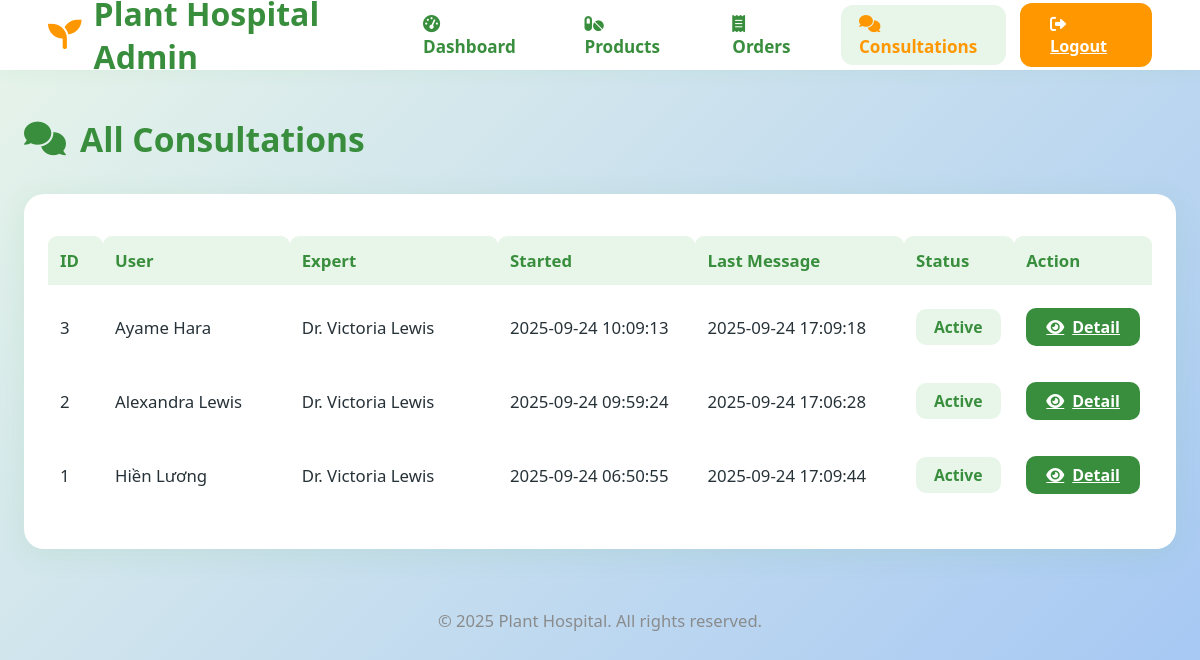
Page /admin/consultations (signed in) on the earlier database version.
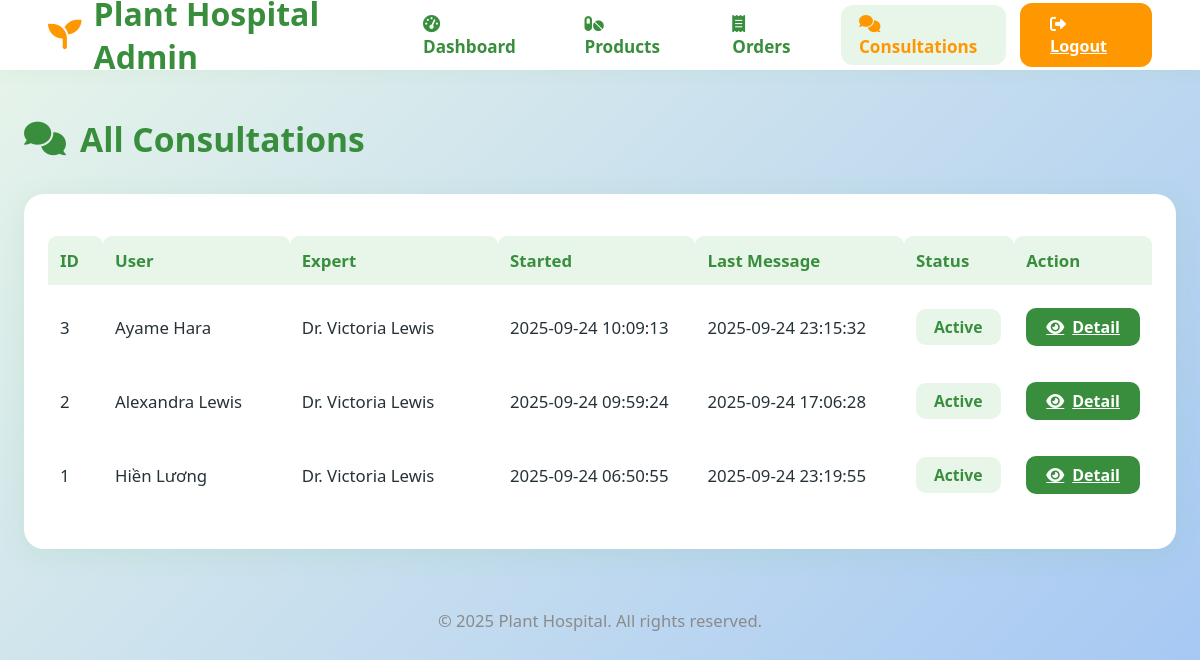
Same page on the later database version.
### tables this page shows
CREATE TABLE chat_session (
    id INTEGER PRIMARY KEY AUTOINCREMENT,
    user_id INTEGER NOT NULL,
    expert_id INTEGER NOT NULL,
    started_at TIMESTAMP DEFAULT CURRENT_TIMESTAMP,
    last_message_at TIMESTAMP DEFAULT CURRENT_TIMESTAMP,
    status TEXT DEFAULT 'active',
    FOREIGN KEY(user_id) REFERENCES user(id),
    FOREIGN KEY(expert_id) REFERENCES experts(id)
);

CREATE TABLE user (
  id INTEGER PRIMARY KEY AUTOINCREMENT,
  username TEXT UNIQUE NOT NULL,
  email TEXT UNIQUE NOT NULL,
  password TEXT NOT NULL,
  created_at TIMESTAMP NOT NULL DEFAULT CURRENT_TIMESTAMP
);

CREATE TABLE experts (
  id INTEGER PRIMARY KEY AUTOINCREMENT,
  name TEXT NOT NULL,
  email TEXT NOT NULL,
  password TEXT NOT NULL,  -- thêm dòng này!
  phone TEXT,
  specialties TEXT,
  bio TEXT,
  avatar TEXT,
  rating REAL DEFAULT 5.0,
  active BOOLEAN DEFAULT 1,
  created_at TIMESTAMP NOT NULL DEFAULT CURRENT_TIMESTAMP
);

### flaskr/admin.py (the view)
@bp.route('/consultations')
@admin_required
def consultations():
    db = get_db()
    sessions = db.execute('''
        SELECT chat_session.*, user.username as user_name, experts.name as expert_name
        FROM chat_session
        LEFT JOIN user ON chat_session.user_id = user.id
        LEFT JOIN experts ON chat_session.expert_id = experts.id
        ORDER BY chat_session.started_at DESC
    ''').fetchall()
    return render_template('admin/consultations.html', sessions=sessions)

### flaskr/admin.py (called while the page is built)
def admin_required(view):
    from functools import wraps
    def wrapped_view(**kwargs):
        if not session.get('user_id') == 1:
            return redirect(url_for('auth.login'))
        return view(**kwargs)
    return wraps(view)(wrapped_view)

### flaskr/auth.py (called while the page is built)
@bp.before_app_request
def load_logged_in_user():
    user_id = session.get('user_id')
    if user_id is None:
        g.user = None
    else:
        g.user = get_db().execute(
            'SELECT * FROM user WHERE id = ?', (user_id,)
        ).fetchone()

### flaskr/db.py (called while the page is built)
def get_db():
    if 'db' not in g:
        g.db = sqlite3.connect(
            current_app.config['DATABASE'],
            detect_types=sqlite3.PARSE_DECLTYPES
        )
        g.db.row_factory = sqlite3.Row
    return g.db

### flaskr/templates/admin/consultations.html (shortened to what this page needs)
<!DOCTYPE html>
<html lang="en">
  <head>
    <link
      rel="stylesheet"
      href="https://cdnjs.cloudflare.com/ajax/libs/font-awesome/6.0.0-beta3/css/all.min.css"
    />
  </head>
  <body>
    <header class="admin-header">
      <div class="logo">
        <i class="fas fa-seedling"></i> Plant Hospital Admin
      </div>
      <nav class="nav-menu">
        <a href="{{ url_for('admin.dashboard') }}"
          ><i class="fas fa-tachometer-alt"></i> Dashboard</a
        >
        <a href="{{ url_for('admin.products') }}"
          ><i class="fas fa-pills"></i> Products</a
        >
        <a href="{{ url_for('admin.orders') }}"
          ><i class="fas fa-receipt"></i> Orders</a
        >
        <a href="{{ url_for('admin.consultations') }}" class="active"
          ><i class="fas fa-comments"></i> Consultations</a
        >
      </nav>
      <a href="{{ url_for('auth.logout') }}" class="logout-btn"
        ><i class="fas fa-sign-out-alt"></i> Logout</a
      >
    </header>
    <main class="admin-main">
      <div class="page-title">
        <i class="fas fa-comments"></i> All Consultations
      </div>
      <div class="consult-table-card">
        <table>
          <tr>
            <th style="width: 5%">ID</th>
            <th style="width: 17%">User</th>
            <th style="width: 19%">Expert</th>
            <th style="width: 18%">Started</th>
            <th style="width: 19%">Last Message</th>
            <th style="width: 10%">Status</th>
            <th style="width: 13%">Action</th>
          </tr>
          {% for s in sessions %}
          <tr>
            <td>{{ s['id'] }}</td>
            <td>{{ s['user_name'] or s['user_id'] }}</td>
            <td>{{ s['expert_name'] or s['expert_id'] }}</td>
            <td>{{ s['started_at'] }}</td>
            <td>{{ s['last_message_at'] }}</td>
            <td>
              <span class="status-badge {{ s['status']|lower }}"
                >{{ s['status'].capitalize() }}</span
              >
            </td>
            <td>
              <a
                href="{{ url_for('admin.consultation_detail', session_id=s['id']) }}"
                class="btn-detail"
              >
                <i class="fas fa-eye"></i> Detail</a
              >
            </td>
          </tr>
          {% else %}
          <tr>
            <td colspan="7" style="text-align: center; color: #aaa">
              No consultation sessions found.
            </td>
          </tr>
          {% endfor %}
        </table>
      </div>
      <div class="footer">&copy; 2025 Plant Hospital. All rights reserved.</div>
    </main>
  </body>
</html>

Differences in the rows shown:
changed chat_session "Ayame Hara": last_message_at "2025-09-24 17:09:18" → "2025-09-24 23:15:32"
changed chat_session "Hiền Lương": last_message_at "2025-09-24 17:09:44" → "2025-09-24 23:19:55"
